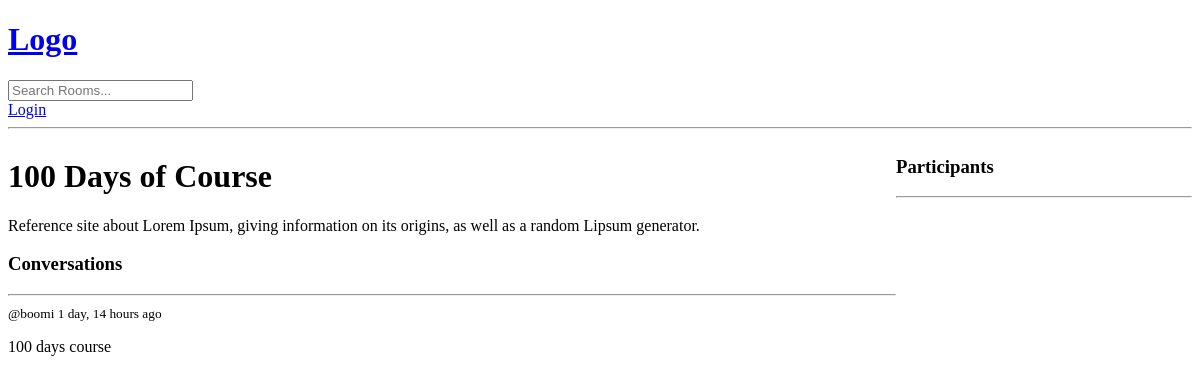
/room/2/, run on an earlier commit of the app's database.
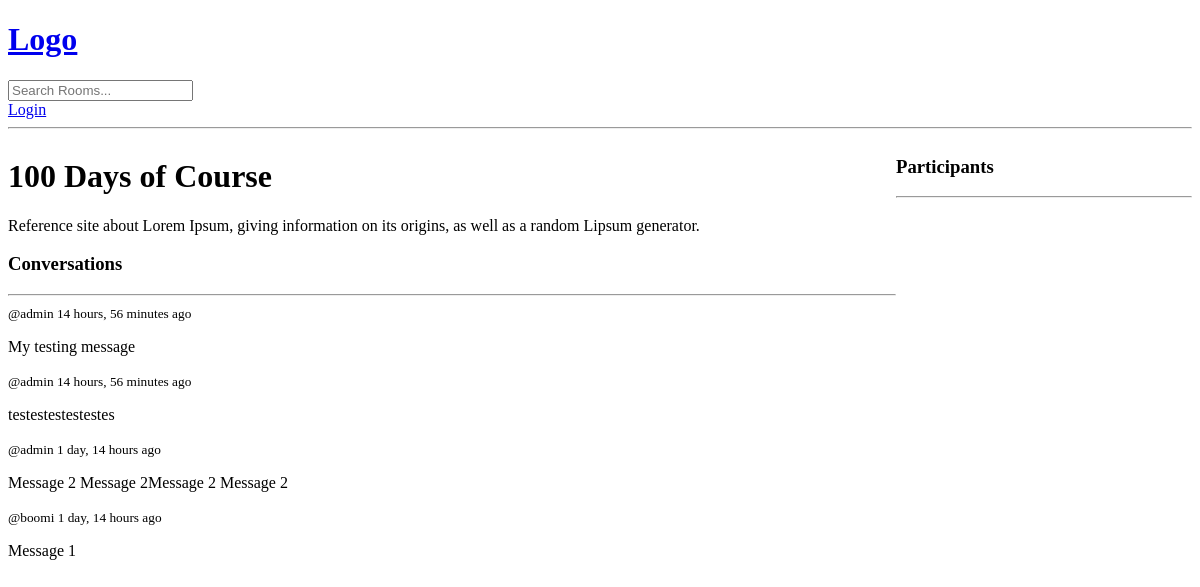
And on a later commit of the database.
### base/models.py (models this page shows, shortened)
class Room(models.Model):
    host = models.ForeignKey(User, on_delete=models.SET_NULL,null=True)
    topic = models.ForeignKey(Topic, on_delete=models.SET_NULL,null=True)
    name = models.CharField(max_length=200)
    description = models.TextField(null=True, blank=True)
    participants = models.ManyToManyField(User, related_name='participants',blank=True)
    updated = models.DateField(auto_now=True)
    created = models.DateField(auto_now_add=True)
    class Meta:
        ordering = ['-updated','-created']

class Message (models.Model):
    user = models.ForeignKey(User, on_delete=models.CASCADE)
    room = models.ForeignKey(Room, on_delete=models.CASCADE)
    body = models.TextField(null=True)
    updated = models.DateField(auto_now=True)
    created = models.DateField(auto_now_add=True)

### base/views.py (the view, shortened to what this page needs)
# urls.py: path('room/<str:pk>/',views.room,name="room"),
def room(request, pk):
    room = Room.objects.get(id=pk)
    room_messages = room.message_set.all().order_by('-created')
    participants = room.participants.all()
    print(participants)
    context = {'room': room, 'room_messages': room_messages,'participants':participants}
    return render(request, 'base/room.html', context)

### base/templates/base/room.html (shortened to what this page needs)
{% extends 'main.html' %} {% block content %}
<div class="room-container">
  <div>
    <h1>{{room.name}}</h1>
    <p>{{room.description }}</p>
    <div class="comment-wrapper">
      <h3>Conversations</h3>
      <hr />
      {% for message in room_messages %}
      <div>
        <small>@{{message.user}} {{message.created|timesince }} ago</small>
        <p>{{message.body}}</p>
      </div>
      {% endfor %}
    </div>
  </div>
  <div>
    <h3>Participants</h3>
    <hr />
  </div>
</div>
{% endblock content %}

### templates/main.html (shortened to what this page needs)
<!DOCTYPE html>
<html lang="en">
<head>
</head>
<body>
    {% include 'navbar.html' %}
    {% block content %}
    {% endblock %}
</body>
</html>

### templates/navbar.html
<a href="/">
  <h1>Logo</h1>
</a>
<form action="{% url 'home' %}" method="get">
  <input type="text" placeholder="Search Rooms..." name="q" />
</form>
{% if request.user.is_authenticated %}
    <p>Hello {{ request.user }}</p>
<a href="{% url 'logout' %}">Logout</a>
{% else %}
<a href="{% url 'login' %}">Login</a>
{% endif %}
<hr />

### base/templates/base/room.html (style rules this page uses)
.room-container { display: grid; grid-template-columns: 3fr 1fr; }

What changed in the data, as far as the page shows it:
added Message: user "admin", created "14 hours, 56 minutes", body "My testing message"
added Message: user "admin", created "14 hours, 56 minutes", body "testestestestestes"
now on this page (row edited): Message: user "admin", created "1 day, 14 hours", body "Message 2 Message 2Message 2 Message 2"
changed Message "boomi": body "100 days course" → "Message 1"
